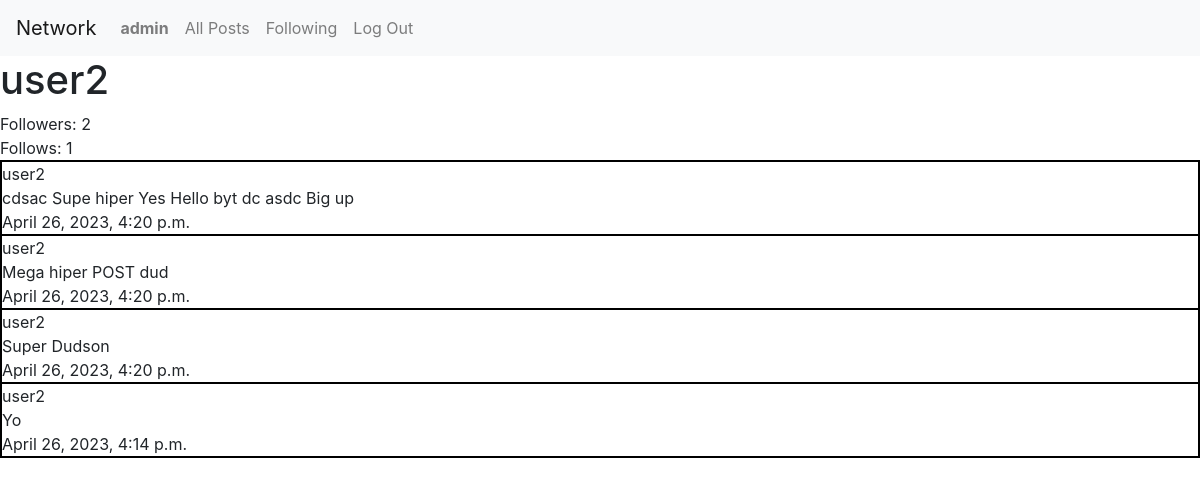
/profile/user2 (signed in), run on the app's committed database.
### network/models.py (models this page shows, shortened)
class User(AbstractUser):
    pass

class Post(models.Model):
    body = models.CharField(max_length=640)                                         # Post text
    date = models.DateTimeField(auto_now_add=True)                                  # Creation date
    date_edit = models.DateTimeField(auto_now=True, blank=True)                     # Edit date
    user = models.ForeignKey(User, on_delete=models.CASCADE)                        # User
    likes = models.ManyToManyField(User, blank=True, related_name="users_likes")    # Likes

### network/views.py (the view)
# urls.py: path("profile/<str:user>", views.profile, name="profile"),
def profile(request, user):
    user = get_object_or_404(User, username=user)
    try:
        posts = Post.objects.filter(user = user)
        posts = posts.order_by("-date").all()
    except:
        posts = False
    try:
        user_followers = len(Follow.objects.filter(followed_users = user))
    except:
        user_followers = 0
    try:
        user_follows = len(Follow.objects.get(user = user).followed_users.all())
    except:
        user_follows = 0
    current_user = False
    if user.username == str(request.user):
        current_user = True
    return render(request, "network/profile.html",{
        "user_name": user.username,
        "user_posts": posts,
        "user_follows": user_follows,
        "user_followers": user_followers,
        "current_user": current_user,
        })

### network/templates/network/profile.html (shortened to what this page needs)
{% extends "network/layout.html" %}
{% block body %}
<div id="profile_div">
    <div id="profile_title"><h1>{{ user_name }}</h1></div>
    <div id="profile_followers">Followers: <span id="user_followers">{{ user_followers }}</span></div>
    <div id="profile_following">Follows: {{ user_follows }}</div>
    <div id="profile_posts">
        <div id="all_posts">
            {% if user_posts %}
                {% for post in user_posts %}
                <div class="post">
                    <div class="post_user">{{ post.user }}</div>
                    <div class="post_body">{{ post.body }}</div>
                    <div class="post_date">{{ post.date }}</div>
                </div>
                {% endfor %}
            {% else %}
                There are no posts!
            {% endif %}
        </div>
    </div>
</div>
{% endblock %}

### network/templates/network/layout.html (shortened to what this page needs)
{% load static %}
<!DOCTYPE html>
<html lang="en">
    <head>
        <link rel="stylesheet" href="https://stackpath.bootstrapcdn.com/bootstrap/4.4.1/css/bootstrap.min.css">
        <link href="{% static 'network/styles.css' %}" rel="stylesheet">
    </head>
    <body>
        <nav class="navbar navbar-expand-lg navbar-light bg-light">
            <a class="navbar-brand" href="#">Network</a>
            <div>
              <ul class="navbar-nav mr-auto">
                {% if user.is_authenticated %}
                    <li class="nav-item">
                        <a class="nav-link" href="{% url 'profile' user %}"><strong>{{ user.username }}</strong></a>
                    </li>
                {% endif %}
                <li class="nav-item">
                  <a class="nav-link" href="{% url 'index' %}">All Posts</a>
                </li>
                {% if user.is_authenticated %}
                    <li class="nav-item">
                        <a class="nav-link" href="{% url 'following' %}">Following</a>
                    </li>
                    <li class="nav-item">
                        <a class="nav-link" href="{% url 'logout' %}">Log Out</a>
                    </li>
                {% endif %}
              </ul>
            </div>
          </nav>
        <div class="body">
            {% block body %}
            {% endblock %}
        </div>
    </body>
</html>

### network/static/network/styles.css (style rules this page uses)
#all_posts { border: 1px solid black; }
.post { border: 1px solid black; }

### data on the page
User: username "admin"
User: username "user2"
Post: user "user2", body "cdsac Supe hiper Yes Hello byt dc asdc Big up", date "April 26, 2023, 4:20 p.m."
Post: user "user2", body "Mega hiper POST dud", date "April 26, 2023, 4:20 p.m."
Post: user "user2", body "Super Dudson", date "April 26, 2023, 4:20 p.m."
Post: user "user2", body "Yo", date "April 26, 2023, 4:14 p.m."

### other printed values
{{ user_followers }} "2"
{{ user_follows }} "1"
